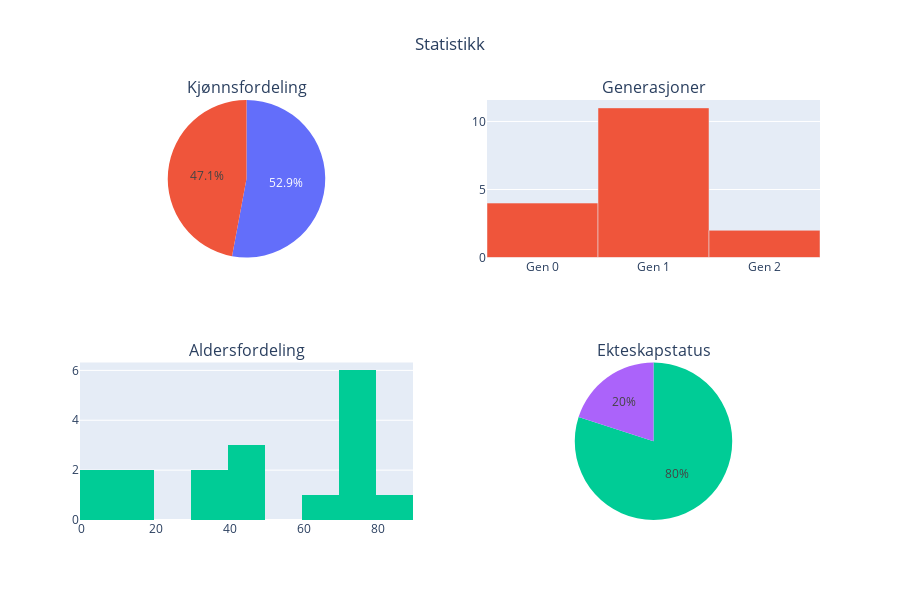

Notebook code cell kept with this figure:
### Markdown cell above
## 7. Sammenligning av visualiseringer

La oss sammenligne forskjellige visualiseringer side ved side:

### Code cell
# Sammenlign alle visualiseringer - hver i sin egen figur
import matplotlib.pyplot as plt

# Hierarkisk tre
fig1 = plot_hierarchical_tree(slektstre, title="Hierarkisk tre")
plt.show()

# Fan chart
alle_personer = slektstre.get_all_persons()
if alle_personer:
    root_person_id = alle_personer[0].id
    fig2 = plot_fan_chart(slektstre, root_person_id, title="Fan Chart")
    plt.show()

# Hourglass view
fig3 = plot_hourglass_view(slektstre, "p3", title="Hourglass View")
plt.show()

# Statistikk
fig4 = plot_statistics(slektstre)
fig4.show()

### Figure 1 — Plotly figure (JSON) as saved in the notebook; plotly's stock layout.template omitted (floating-point values rounded to 4 significant figures)
{"data": [{"domain": {"x": [0, 0.45], "y": [0.625, 1]}, "labels": ["Mann", "Kvinne"], "name": "Kjønnsfordeling", "type": "pie", "values": [9, 8]}, {"name": "Generasjoner", "type": "bar", "x": ["Gen 0", "Gen 1", "Gen 2"], "xaxis": "x", "y": [4, 11, 2], "yaxis": "y"}, {"name": "Aldersfordeling", "nbinsx": 10, "type": "histogram", "x": [75, 85, 72, 73, 70, 66, 73, 45, 39, 37, 42, 40, 75, 15, 13, 9, 7], "xaxis": "x2", "yaxis": "y2"}, {"domain": {"x": [0.55, 1], "y": [0, 0.375]}, "labels": ["active_marriages", "divorced_marriages"], "name": "Ekteskapstatus", "type": "pie", "values": [4, 1]}], "layout": {"annotations": [{"font": {"size": 16}, "showarrow": false, "text": "Kjønnsfordeling", "x": 0.225, "xanchor": "center", "xref": "paper", "y": 1, "yanchor": "bottom", "yref": "paper"}, {"font": {"size": 16}, "showarrow": false, "text": "Generasjoner", "x": 0.775, "xanchor": "center", "xref": "paper", "y": 1, "yanchor": "bottom", "yref": "paper"}, {"font": {"size": 16}, "showarrow": false, "text": "Aldersfordeling", "x": 0.225, "xanchor": "center", "xref": "paper", "y": 0.375, "yanchor": "bottom", "yref": "paper"}, {"font": {"size": 16}, "showarrow": false, "text": "Ekteskapstatus", "x": 0.775, "xanchor": "center", "xref": "paper", "y": 0.375, "yanchor": "bottom", "yref": "paper"}], "height": 600, "showlegend": false, "title": {"text": "Statistikk", "x": 0.5}, "xaxis": {"anchor": "y", "domain": [0.55, 1]}, "xaxis2": {"anchor": "y2", "domain": [0, 0.45]}, "yaxis": {"anchor": "x", "domain": [0.625, 1]}, "yaxis2": {"anchor": "x2", "domain": [0, 0.375]}}}
